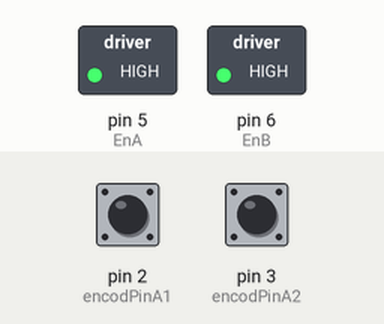
Bench run of a sketch on a simulated Arduino Uno, built with avr-gcc and run on an emulated ATmega328P. On the bench: switched loads named in the sketch (green lamp = pin HIGH). The test bench sets the inputs (shaded band); at power-on: pin 2 (encodPinA1) HIGH, pin 3 (encodPinA2) HIGH. What the sketch prints to the serial monitor is not drawn.

Above: at 0.1 s.
Timing chart, 0 to 1.6 s (numbered marks = the images above):
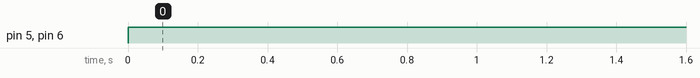

The sketch:

OriginalDCmotor_Pos_Control_20190919.ino
```cpp
/********this is B board *********/
#include <PinChangeInterrupt.h>
#include <PinChangeInterruptPins.h>
#include <PinChangeInterruptBoards.h>
#include <PinChangeInterruptSettings.h>
#include <PID_v1.h>

unsigned long currentMillis;
unsigned long prevMillis;
unsigned long txIntervalMillis =100 ; // send once per second  delay time
bool rlst ;

//receiver part
#define encodPinA1 2 // Quadrature encoder A pin
#define encodPinB1 4 // Quadrature encoder B pin
#define EnA 5 // Quadrature encoder B pin

#define encodPinA2 3 // Quadrature encoder C pin
#define encodPinB2 7 // Quadrature encoder D pin
#define EnB 6 // Quadrature encoder B pin

#define M1 A0 // PWM outputs to L298N H-Bridge motor driver module
#define M2 A1
#define M3 A2 // PWM outputs to L298N H-Bridge motor driver module
#define M4 A3
double kp = 0.2, ki= 0.01, kd =0.000100; // modify for optimal performance
double input = 0, output = 0, setpoint = 0;
double input2 = 0, output2 = 0, setpoint2 = 0;
long temp;
long cycle=0;
double pwm_last=0;
double sig;
double encoderPos = 0;
double encoderPos2 = 0;
double t,dbuf,timem,buf2,buf1;


PID myPID(&input, &output, &setpoint, kp, ki, kd, DIRECT ); // if motor will only run at full speed try 'REVERSE' instead of 'DIRECT'
PID myPID2(&input2, &output2, &setpoint2, kp, ki, kd, DIRECT ); // if motor will only run at full speed try 'REVERSE' instead of 'DIRECT'
double ratio=40;   //1220--->12.2cm=48000  40


void setup() {
TCCR0B = TCCR0B & B11111000 | B00000001; // for PWM frequency of 62500.00 Hz
pinMode(encodPinA1, INPUT_PULLUP); // quadrature encoder input A
pinMode(encodPinB1, INPUT_PULLUP); // quadrature encoder input B
attachInterrupt(0, encoder, FALLING); // update encoder position
pinMode(EnA, OUTPUT);

pinMode(encodPinA2, INPUT_PULLUP); // quadrature encoder input A
pinMode(encodPinB2, INPUT_PULLUP); // quadrature encoder input B
attachInterrupt(1, encoder2, FALLING); // update encoder position
pinMode(EnB, OUTPUT);

myPID.SetMode(AUTOMATIC);
myPID.SetSampleTime(1); //defaut 1=200ms Determines how often the PID algorithm evaluates
myPID.SetOutputLimits(-255, 255);

myPID2.SetMode(AUTOMATIC);
myPID2.SetSampleTime(1); //defaut 1=200ms Determines how often the PID algorithm evaluates
myPID2.SetOutputLimits(-255, 255);

Serial.begin(9600);
Serial.println("SimpleRx Starting");

}

void loop() {

   setpoint= 30000;//    X from 0.1mm to motor encoder
    input= encoderPos ;
    myPID.Compute();
    pwmOut(output);

    setpoint2= 20000;//    X from 0.1mm to motor encoder
    input2 = encoderPos2 ;
    myPID2.Compute();
    pwmOut2(-output2);
    cycle++;
    Serial.print(output);
    Serial.print("     ");
    Serial.println(encoderPos);

    Serial.print(output2);
    Serial.print("     ");
    Serial.println(encoderPos2);

}

void pwmOut(int out) { // to H-Bridge board
if (out > 0) {
digitalWrite(M1,HIGH); // drive motor CW
digitalWrite(M2,LOW);
analogWrite(EnA, out);
}
else {
digitalWrite(M1,LOW);
digitalWrite(M2,HIGH); // drive motor CCW
analogWrite(EnA, abs(out));
}}

void pwmOut2(int out2) { // to H-Bridge board
if (out2 > 0) {
digitalWrite(M3, HIGH); // drive motor CW
digitalWrite(M4, LOW);
analogWrite(EnB, out2);
}
else {
digitalWrite(M3, LOW);
digitalWrite(M4, HIGH); // drive motor CCW
analogWrite(EnB, abs(out2));
}}

void encoder() { // pulse and direction, direct port reading to save cycles
//if (PINB & 0b00000001) encoderPos++; // if(digitalRead(encodPinB1)==HIGH) count ++;
if(digitalRead(encodPinB1)==HIGH)
encoderPos++; // if(digitalRead(encodPinB1)==HIGH) count ++;
else encoderPos--; // if(digitalRead(encodPinB1)==LOW) count --;
}
void encoder2() { // pulse and direction, direct port reading to save cycles
//if (PINB & 0b00000001) encoderPos++; // if(digitalRead(encodPinB1)==HIGH) count ++;
if(digitalRead(encodPinB2)==HIGH)
encoderPos2++; // if(digitalRead(encodPinB1)==HIGH) count ++;
else encoderPos2--; // if(digitalRead(encodPinB1)==LOW) count --;
}
```

Measured:
- by itself, pin 5 (EnA), pin 6 (EnB): LOW → HIGH at 0.00 s
